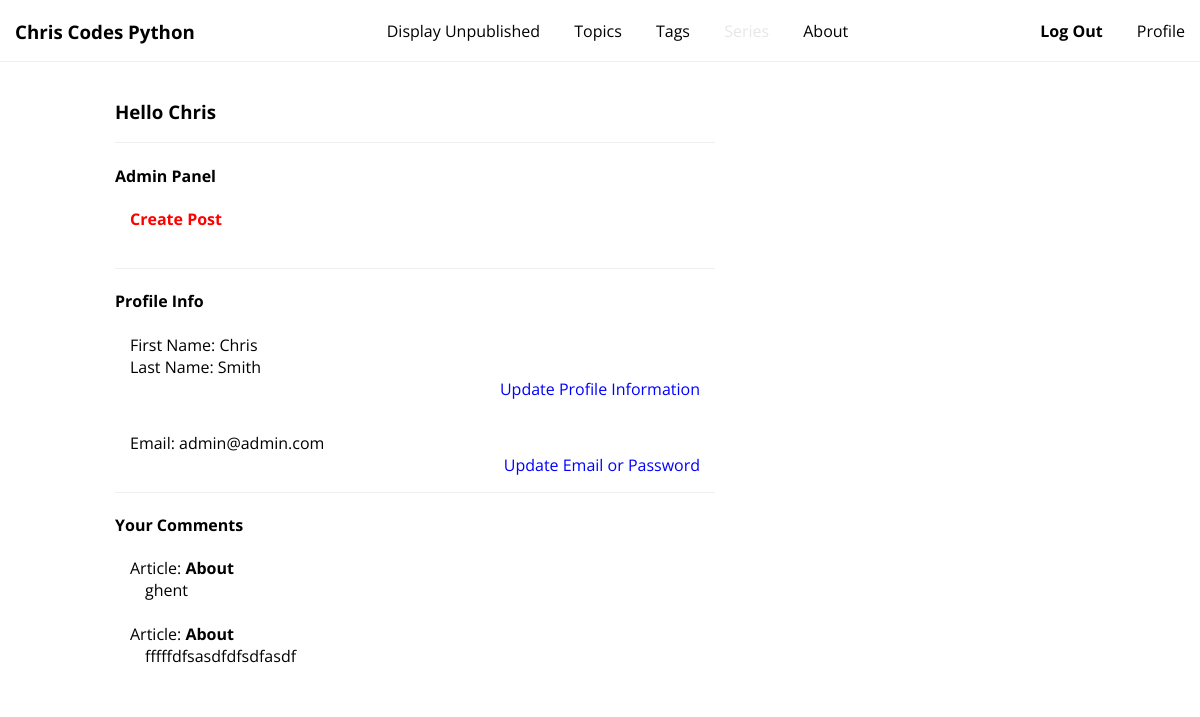
Before: /profile/mjqxfwhpsmo4hs6gkwcgj3hrq3so0n9wewn0rgtjpe3lmorazw (signed in) with the older database file.
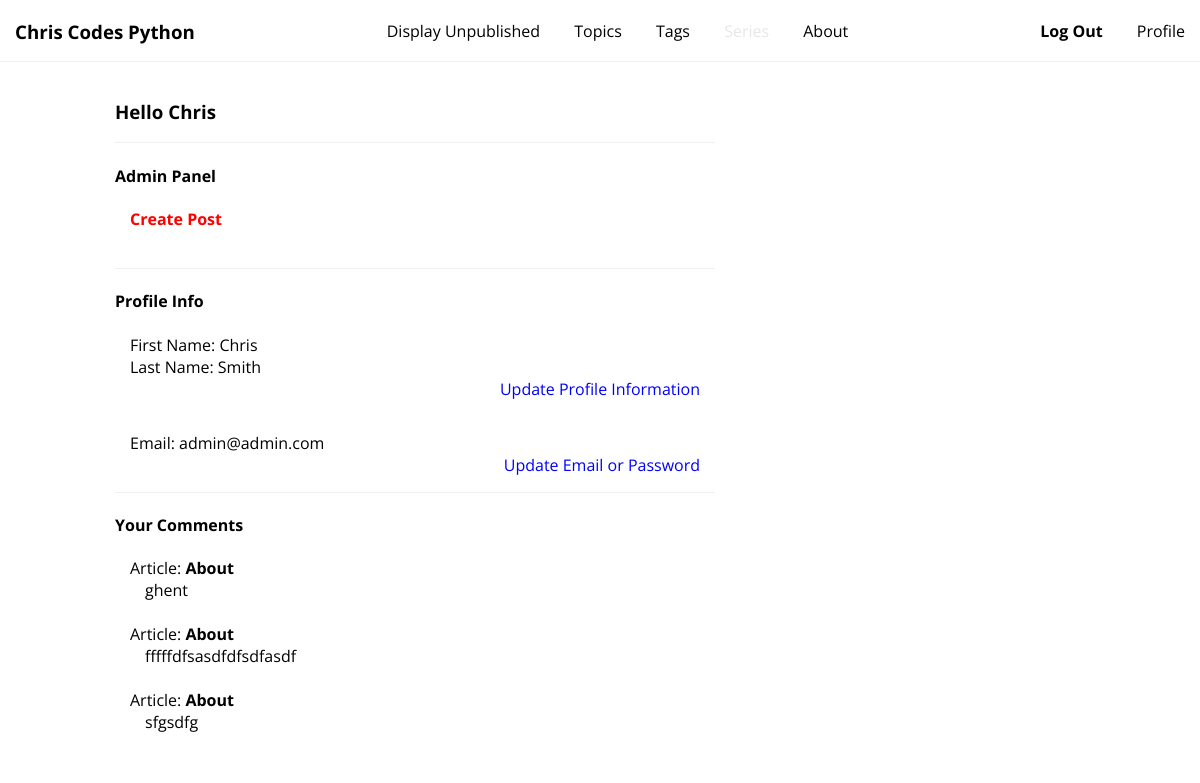
After: the same page with the newer database file.
### comments/models.py (models this page shows, shortened)
class Comment(models.Model):
    post = models.ForeignKey(Post, on_delete=models.CASCADE, related_name='comments')
    text = models.CharField(max_length=500)
    author = models.ForeignKey(User, on_delete=models.CASCADE, related_name='posts')
    publication_date =  models.DateTimeField(auto_now_add=True)

### post/models.py (models this page shows, shortened)
class Post(models.Model):
    title = models.CharField(max_length=128, unique=True)
    subtitle = models.CharField(max_length=128)
    description = models.CharField(max_length=512)
    publication_date = models.DateTimeField(blank=True, null=True)
    slug = models.SlugField(unique=True)
    is_published = models.BooleanField(default=False, blank=True, null=True)
    post_series = models.ForeignKey(
            PostSeries, on_delete=models.CASCADE,
            related_name='posts', null=True,
            blank=True,
        )
    topic = models.ForeignKey(
            Topic, on_delete=models.CASCADE,
            related_name='posts',
        )
    class Meta:
        ordering = ['-publication_date']

### accounts/views.py (the view)
# urls.py: path('<slug:user_slug>', user_home, name='user_home'),
def user_home(request, user_slug):
    if request.user.is_authenticated and request.user.slug == user_slug:
        user = request.user
        return render(request,'accounts/user_home.html',{'user': user, 'user_info':user.user_info,})
    else:
        messages.error(request, 'You need to log in first.')
        return redirect('index')

### accounts/models.py (called while the page is built)
    @property
    def is_staff(self):
        return self.staff

### accounts/templates/accounts/user_home.html (shortened to what this page needs)
{% extends 'base.html' %}
{% load static %}
{% block head %}
<link rel="stylesheet" href="{% static 'accounts/user_profile.css' %}">
{% endblock %}
{% block body %}
  {% if not user.is_authenticated %}
    <h2>User is NOT logged in</h2>
    <a href="{% url 'accounts:login' %}"> Log In </a>
  {% else %}
  <div class="info-container">
    <h3>Hello {{user.user_info.first_name}}</h3>
    <div class="profile-section">
      {% if user.is_staff %}
      <h4>Admin Panel</h4>
          <ul>
            <li>
              <a style="color:red;"  href="{% url 'post:post_create' %}">
                <strong style="color:red;">Create Post</strong>
              </a>
            </li>
          </ul>
      <br>
      {% endif %}
    </div>
    <div class="profile-section">
      <h4>Profile Info</h4>
      <ul>
        <li>First Name: {{user.user_info.first_name }}</li>
        <li>Last Name: {{user.user_info.last_name }}</li>
        <a class="link-left" href="{% url 'accounts:user_info_update' user_slug=user.slug %}">Update Profile Information</a></li>
      </ul>
      <br>
      <ul>
        <li>Email: {{ user.email }}</li>
        <a class="link-left" href="{% url 'accounts:user_update' user_slug=user.slug %}">Update Email or Password</a>
      </ul>
      <br>
    </div>
    <div class="profile-section">
      <h4>Your Comments</h4>
      <ul>
        {% for comment in user.posts.all %}
        <li>Article: <strong>{{ comment.post.title }}</strong></li>
        <ul>
          <li>{{ comment.text }}</li>
        </ul>
        <br>
        {% endfor %}
      </ul>
    </div>
  </div>
  {% endif %}
{% endblock %}

Changed rows visible on the page:
added Comment: post "About", text "sfgsdfg"
